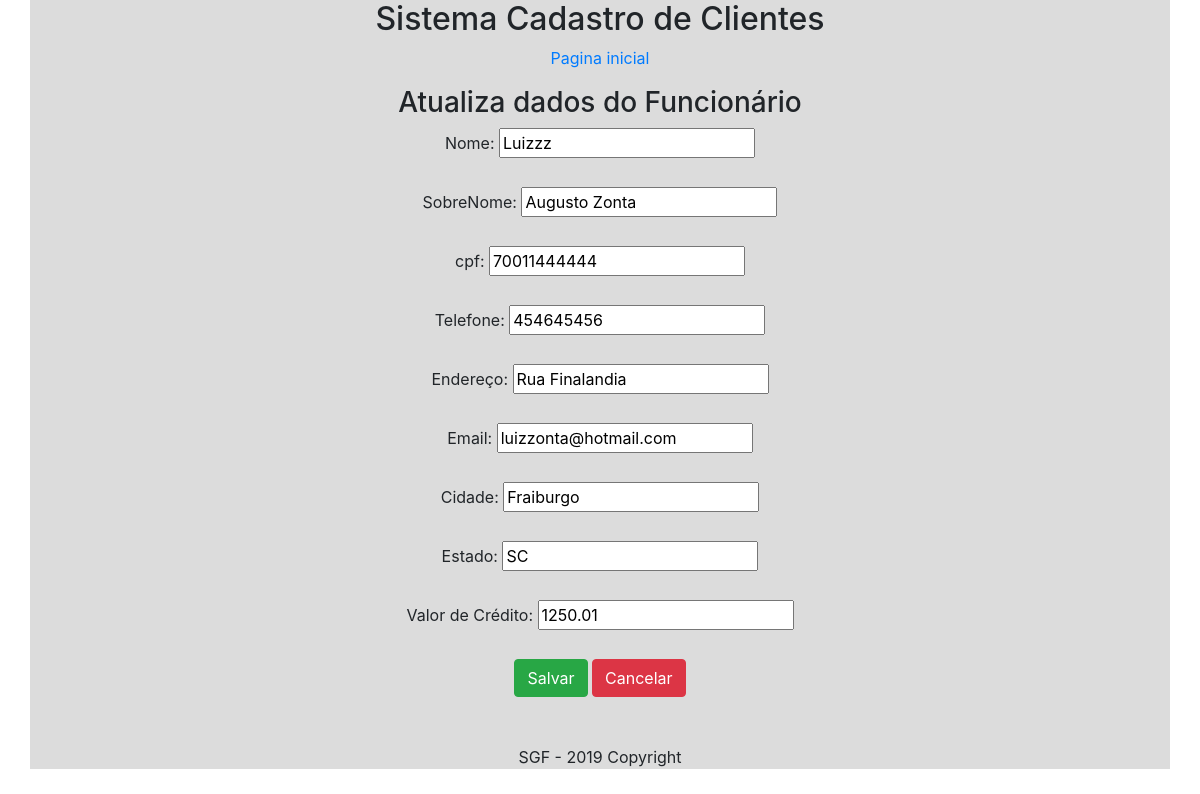
The app's page /cliente/cliente/1 with its own data.
### ProjetoCadastroCliente/models.py (models this page shows)
class Cliente(models.Model):
    nome = models.CharField(
        max_length=255,
        null=False,
        blank=False
    )
    sobrenome = models.CharField(
        max_length=255,
        null=False,
        blank=False
    )
    cpf = models.CharField(
        max_length=14,
        null=False,
        blank=False
    )
    telefone = models.CharField(
        max_length=15,
        null=False,
        blank=False
    )
    endereco = models.CharField(
        max_length=255,
        null=False,
        blank=False
    )
    email = models.CharField(
        max_length=255,
        null=False,
        blank=False
    )
    cidade = models.CharField(
        max_length=255,
        null=False,
        blank=False
    )
    estado = models.CharField(
        max_length=255,
        null=False,
        blank=False
    )
    valorcredito = models.DecimalField(
        max_digits=8,
        decimal_places=2,
        null=False,
        blank=False
    )
    objetos = models.Manager()

### AppCadastroCliente/views.py (the view)
# urls.py: path('cliente/<pk>', AtualizaCliente.as_view(model=Cliente), name="atualiza_cliente"),
class AtualizaCliente(UpdateView):
    template_name = "atualiza.html"
    model = Cliente()
    fields = '__all__'
    context_object_name = 'cliente'
    success_url = reverse_lazy("lista_cliente")

### AppCadastroCliente/templates/atualiza.html (shortened to what this page needs)
{% extends "base.html" %}
{% block conteudo %}
	<h3>Atualiza dados do Funcionário</h3>
	<form method="post">
		<label>Nome:</label>
		{{ form.nome }}
		<br><br>
		<label>SobreNome:</label>
		{{ form.sobrenome }}
		<br><br>
		<label>cpf:</label>
		{{ form.cpf }}
		<br><br>
		<label>Telefone:</label>
		{{ form.telefone }}
		<br><br>
		<label>Endereço:</label>
		{{ form.endereco }}
		<br><br>
		<label>Email:</label>
		{{ form.email }}
		<br><br>
		<label>Cidade:</label>
		{{ form.cidade }}
		<br><br>
		<label>Estado:</label>
		{{ form.estado }}
		<br><br>
		<label>Valor de Crédito:</label>
		{{ form.valorcredito }}
		<br><br>
		<button class="btn btn-success">Salvar</button>
		<a href="{% url 'index' %}"><button type="button" class="btn btn-danger">Cancelar</button></a>
	</form>
{% endblock %}

### records on screen
Cliente: nome "Luizzz", sobrenome "Augusto Zonta", cpf "70011444444", telefone "454645456", endereco "Rua Finalandia", email "luizzonta@hotmail.com", cidade "Fraiburgo", estado "SC", valorcredito "1250.01"
